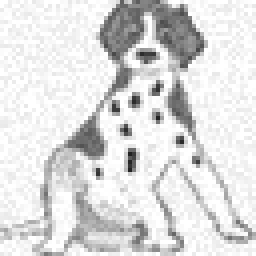
//> input picture lab_3_pattern_matching/dog.jpg, 64 x 64 px (shown 4 times larger)
$ ./match dog.jpg dog.jpg   (built with g++ and OpenCV 4)
//> lines starting //> are read from the running program, lines starting //| are printed output that depends on the picture
#include <iostream>

#include "opencv2/imgproc/imgproc.hpp"
#include "opencv2/highgui/highgui.hpp"

using namespace std;
using namespace cv;

Mat image;
Mat canvas;
Mat pattern;
Mat correlation;

// pattern image - pattern mean
Mat pattern_norm;
// sum((pattern_norm)^2)
float sqsum_pattern_norm = 0;

// pattern.rows * pattern.cols
float pattern_area;

int suppress_threshold = 35;
int radius = 3;

int max_row;
int max_col;

// [121 lines left out: functions mean_offset, cross_correlation, non_maximum_suppression, on_trackbar, not called in this run]


int main(int argc, char const *argv[])
{
    if (argc != 3) {
        cout << "Usage: ./correlation pattern image" << endl;

        return 1;
    }

    // load image
    pattern = imread(argv[1], CV_LOAD_IMAGE_GRAYSCALE);
//> pattern is the input picture: 64 rows x 64 cols, CV_8UC1; min 33, max 255, mean 221.4
    image = imread(argv[2], CV_LOAD_IMAGE_GRAYSCALE);

    if (pattern.empty()) {
        cerr << "Error cannot read " << argv[1] << endl;

        return 1;
    }

    if (image.empty()) {
        cerr << "Error cannot read " << argv[2] << endl;

        return 1;
    }

    max_row = image.rows - pattern.rows;
//> max_row = 0
    max_col = image.cols - pattern.cols;
//> max_col = 0

    correlation = Mat::zeros(image.rows - pattern.rows, image.cols - pattern.cols, DataType<float>::type);
    pattern_norm = Mat::zeros(pattern.size(), DataType<float>::type);

    pattern_area = pattern.rows * pattern.cols;
//> pattern_area = 4096

    // the mean() function returns a Scalar for 4 channels
    // (B, G, R, alpha). In a gray image, there is only
    // one channel.
    float pattern_mean = mean(pattern)[0];
//> pattern_mean = 221.4

    for (int row = 0; row < pattern.rows; row++) {
        for (int col = 0; col < pattern.cols; col++) {
            float norm = pattern.at<uchar>(row, col) - pattern_mean;

            pattern_norm.at<float>(row, col) = norm;
            sqsum_pattern_norm              += norm * norm;
        }
    }
//> this loop made 64 passes
//> sqsum_pattern_norm on passes 1 to 12: 138986.5, 297386.1, 530882.9, 774321.9, 999241.6, 1259922.4, 1506946.1, 1734452.2, 1995471.9, 2260920.5, 2515007.5, 2728784
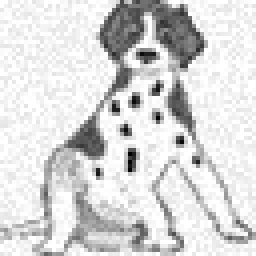
//> pattern_norm: 64 rows x 64 cols, CV_32FC1 (shown 4 times larger); min -188.4, max 33.62, mean 0; drawn with min black and max white
//> after the loop, sqsum_pattern_norm = 8628437

    cout << "Calculate correlation ... " << endl;

    for (int row = 0; row < max_row; row++) {
        for (int col = 0; col < max_col; col++) {
            correlation.at<float>(row, col) = cross_correlation(row, col);
        }
    }

//> (the run ends here: the program stops with an error, at `imshow("Cross correlation", correlation);`)
